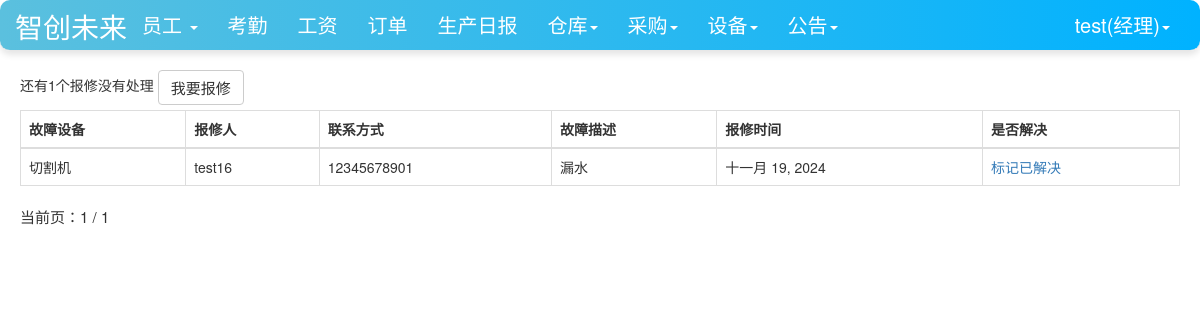
The page /facility/waiting_repair/ (signed in) on the database its author committed.
### user/models.py (models this page shows, shortened)
class Profile(models.Model):
    user = models.OneToOneField(User, on_delete=models.CASCADE)
    staff_gender = models.CharField(max_length=10, choices=(('male', '男'), ('female', '女')), default='male',
                                    verbose_name='性别')
    staff_age = models.PositiveIntegerField(verbose_name="年龄")
    staff_home = models.CharField(max_length=100, verbose_name="籍贯")
    staff_nationality = models.CharField(max_length=20, verbose_name="民族")  # 民族
    staff_tel = models.BigIntegerField(verbose_name="电话")
    start_time = models.DateField(auto_now_add=True, verbose_name="入职时间")  # 入职时间
    id_card = models.CharField(max_length=20,verbose_name="身份证")  # 身份证号
    staff_type = models.CharField(max_length=100,verbose_name="职位", null=True)  # 职位
    salary_pre_hour = models.IntegerField(verbose_name="时薪")  # 时薪
    avatar = models.ImageField(verbose_name="头像", upload_to='avatars/', null=True)  # 头像字段
    class Meta:
        ordering = ['-start_time']

### facility/models.py (models this page shows)
class Repair(models.Model):  # 维修
    facility_id = models.ForeignKey(Facility, on_delete=models.CASCADE, verbose_name="故障设备")
    baoxiu_staff_name = models.ForeignKey(User, on_delete=models.DO_NOTHING, verbose_name="报修人", related_name='aaa',
                                          null=True, blank=True)
    baoxiu_staff_tel = models.CharField(max_length=11, null=True, blank=True, verbose_name="联系方式")
    baoxiu_time = models.DateField(auto_now=True, verbose_name="报修时间", null=True, blank=True)
    baoxiu_complementary = models.CharField(max_length=200, verbose_name="报修描述", null=True, blank=True)
    repair_staff_name = models.ForeignKey(User, on_delete=models.DO_NOTHING, verbose_name="维修人", related_name='bbb',
                                          null=True, blank=True)
    repair_time = models.DateField(auto_now=True, verbose_name="维修时间", null=True, blank=True)
    class Meta:
        ordering = ['-baoxiu_time']

class Facility(models.Model):  # 设备
    version = models.CharField(max_length=100, verbose_name="型号")
    facility_name = models.CharField(max_length=100, verbose_name="名称")
    price = models.BigIntegerField(verbose_name="价格")
    buyer = models.ForeignKey(User, on_delete=models.DO_NOTHING, verbose_name="购买人")
    buy_time = models.DateField(auto_now_add=True, verbose_name="购买时间")
    def __str__(self):
        return self.facility_name

### facility/views.py (the view)
# urls.py: path('waiting_repair/', views.waiting_repair, name='waiting_repair'),
def waiting_repair(request):
    items = Repair.objects.filter(repair_staff_name=None)
    context = {}
    paginator = Paginator(items, 10)  # 每页显示10个对象
    page_number = request.GET.get('page')
    if page_number == None:
        page_number = 1
    page_number = int(page_number)
    total_pages = paginator.num_pages
    print("page_number:", page_number)
    page_info = {}
    page_info["number"] = page_number
    page_info["paginator"] = {}
    page_info["paginator"]['num_pages'] = total_pages
    print("total_pages", total_pages)
    if total_pages > page_number:
        page_info['has_next'] = True
        page_info['next_page_number'] = page_number + 1
    if page_number > 1:
        page_info['has_previous'] = True
        page_info['previous_page_number'] = page_number - 1
    item = paginator.get_page(page_number)
    context['page_obj'] = page_info
    context['count'] = items.count()
    context['repairs'] = item
    return render(request, 'waiting_repair.html', context)

### user/models.py (called while the page is built)
def get_staff_type(self):
    if Profile.objects.filter(user=self).exists():
        profile = Profile.objects.get(user=self)
        return profile.staff_type
    else:
        return ''

### facility/templates/waiting_repair.html (shortened to what this page needs)
{% extends 'base.html' %}
{% if user.is_authenticated %}
                        {% block nav_facility_active %}active{% endblock %}
{% endif %}
{% block content %}
    <div class="container">
        <div class="row">
            <div class="col-lg-12">
                {% if user.is_authenticated %}
                <div class="row col-lg-12 my-spacing5">
                     <span>还有{{count}}个报修没有处理</span>
                    <a class="btn btn-default" href="{%url 'baoxiu' user.pk%}">我要报修</a>
                </div>
                <table class="table table-bordered table-hover my-spacing2">
                  <thead>
                    <tr>
                      <th scope="col">故障设备</th>
                         <th scope="col">报修人</th>
                      <th scope="col">联系方式</th>
                        <th scope="col">故障描述</th>
                      <th scope="col">报修时间</th>
                        <th scope="col">是否解决</th>
                    </tr>
                  </thead>
                  <tbody>
                  {%for repair in repairs%}
                    <tr>
                      <td>{{repair.facility_id}}</td>
                        <td>{{repair.baoxiu_staff_name}}</td>
                      <td>{{repair.baoxiu_staff_tel}}</td>
                        <td>{{repair.baoxiu_complementary}}</td>
                      <td>{{repair.baoxiu_time}}</td>
                        <td><a href="{% url 'mark_done' repair.pk user.pk%}">标记已解决</a></td>
                    </tr>
                  {% endfor %}
                  </tbody>
                </table>
                {% else %}
                    <span>未登录，跳转到首页...</span>
                    <script type="text/javascript">
                        window.location.href = '/';
                    </script>
                {% endif %}
            </div>
        </div>
         {% include 'pagination.html' %}
    </div>
{% endblock %}

### templates/base.html (shortened to what this page needs)
{% load staticfiles %}
<!doctype html>
<html lang="en">
<head>
    <link rel="stylesheet" href="{% static 'base.css' %}">
     <link rel="stylesheet" href="{% static 'home.css' %}">
    <link rel="stylesheet" href="{% static 'bootstrap-3.3.7/css/bootstrap.min.css' %}">
</head>
<body>
    <nav class="navbar navbar-default navbar-fixed-top">
      <div class="container-fluid">
        <div class="navbar-header"  >
          <a class="navbar-brand-container d-flex justify-content-center"  color=white" href="{% url 'home' %}">智创未来</a>
        </div>
          {% if  user.is_authenticated %}
        <div class="collapse navbar-collapse" id="bs-example-navbar-collapse-1">
          <ul class="nav navbar-nav">
              {% if user.get_staff_type == '经理' %}
              <li class="{% block nav_staff_active %}{% endblock %}">
                  <li class="dropdown">
                      <a href="#" class="dropdown-toggle" data-toggle="dropdown" role="button" aria-haspopup="true" aria-expanded="false">
                          员工
                          <b class="caret"></b>
                      </a>
                    </li>
                  </li>
              <li class="{% block nav_attendence_active %}{% endblock %}"><a href="{% url 'attendence_lists'%}">考勤</a></li>
              <li class="{% block nav_salary_active %}{% endblock %}"><a href="{% url 'salary_lists'%}">工资</a></li>
              <li class="{% block nav_order_active %}{% endblock %}"><a href="{% url 'order_list' %}">订单</a></li>
              <li class="{% block nav_producediary_active %}{% endblock %}"><a href="{% url 'product_diary' %}">生产日报</a></li>
              <li class="{% block nav_warehousediary_active %}{% endblock %}">
              <li class="dropdown">
                <a href="#" class="dropdown-toggle" data-toggle="dropdown" role="button" aria-haspopup="true" aria-expanded="false">仓库<span class="caret"></span></a>
              </li>
                  </li>
                  <li class="{% block nav_purchase_active %}{% endblock %}">
                    <li class="dropdown">
                      <a href="#" class="dropdown-toggle" data-toggle="dropdown" role="button" aria-haspopup="true" aria-expanded="false">采购<span class="caret"></span></a>
                    </li>
                  </li>
                  <li class="{% block nav_facility_active %}{% endblock %}">
                    <li class="dropdown">
                      <a href="#" class="dropdown-toggle" data-toggle="dropdown" role="button" aria-haspopup="true" aria-expanded="false">设备<span class="caret"></span></a>
                    </li>
                  </li>
              <li class="{% block nav_notice_active %}{% endblock %}">
                    <li class="dropdown">
                      <a href="#" class="dropdown-toggle" data-toggle="dropdown" role="button" aria-haspopup="true" aria-expanded="false">公告<span class="caret"></span></a>
                    </li>
                  </li>
              {%endif%}
          </ul>
        <ul class="nav navbar-nav navbar-right">
            <li class="dropdown">
              <a href="#" class="dropdown-toggle" data-toggle="dropdown" role="button" aria-haspopup="true" aria-expanded="false">
                  {{user.username}}({{user.get_staff_type}})<span class="caret"></span></a>
            </li>
        </ul>
    </div>
          {% else %}
           <ul class="nav navbar-nav navbar-right">
                <li><a href="{% url 'login' %}?from={{ request.get_full_path }}">登录</a></li>
           </ul>
          {% endif %}
      </div>
    </nav>
    {% block content%} {% endblock %}
</body>
</html>

### static/home.css (style rules this page uses)
* { margin: 0; padding: 0; }
body { margin-top: 70px!important; }
ul { list-style-type: none!important; }
ul.navbar-right { margin-right: 0; }
div.navbar-header { font-size: 200%; padding-top: 0.2em; }

### templates/base.html (style rules this page uses)
.navbar-default { background-color: #007bff; color: white; }
.navbar-default .navbar-nav { text-align: center; }
.navbar-default .navbar-nav>li>a { color: white; font-size: 20px; text-align: center; }
.navbar-default { background-color: #007bff; color: white; border-radius: 10px; box-shadow: 0 4px 6px rgba(0, 0, 0, 0.1); }
.navbar-header { text-align: center; }
.navbar-default .navbar-nav>li>a { color: white; }
.navbar-default { background: linear-gradient(to right, #5bc0de, #00b2ff); color: white; }
.navbar-default .navbar-nav>li>a { color: white; text-align: center; }
.collapse { text-align: center; }
.navbar-brand-container { color:white; }
.row { margin-bottom: 1; }
.container { padding-left: 15px; padding-right: 15px; margin-bottom: 5px; --> }
.row > [class^="col-"] { padding-left: 5px; padding-right: 5px; }
.my-spacing5 { margin-bottom: 5px; }
.my-spacing5 > a { font-size:15px; }
.my-spacing2 { margin-bottom: 0px; }

### rows shown on the page
Repair: facility_id "切割机", baoxiu_staff_name "test16", baoxiu_staff_tel "12345678901", baoxiu_complementary "漏水", baoxiu_time "十一月 19, 2024"

### other values the page prints
{{ user.username }} "test"
{{ user.get_staff_type }} "经理"
{{ count }} "1"
{{ page_obj.number }} "1"
{{ page_obj.paginator.num_pages }} "1"
